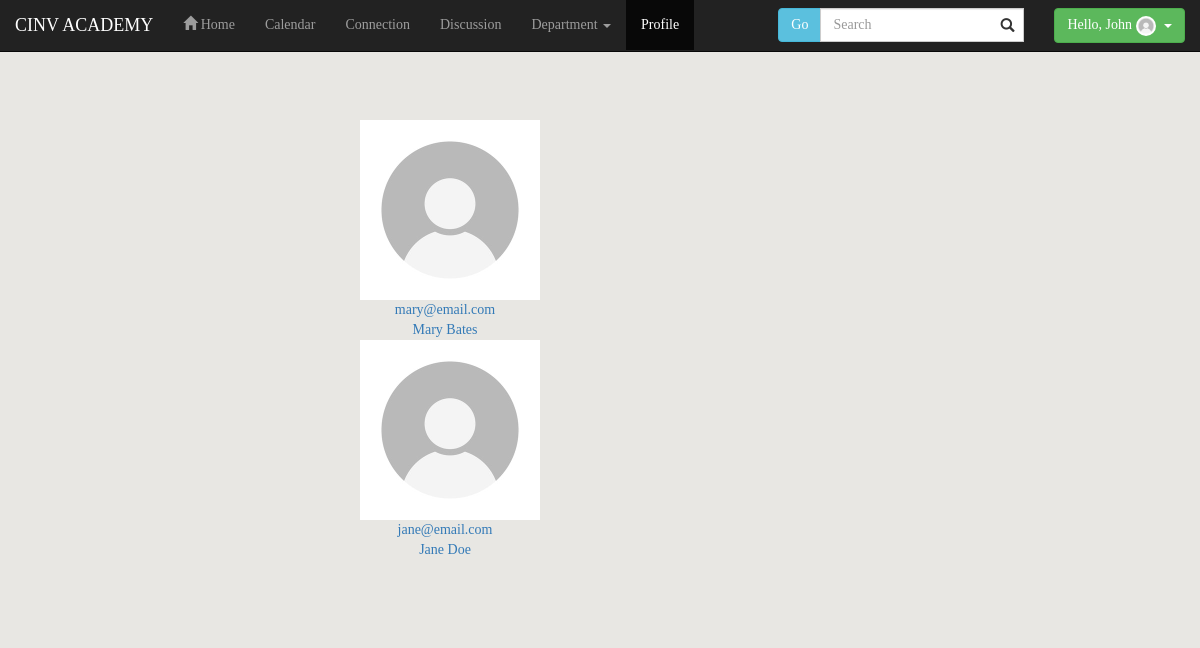
/users.php (signed in), run on the app's committed database.
### tables this page shows
CREATE TABLE `users` (
  `id` int(11) NOT NULL,
  `firstname` varchar(30) NOT NULL,
  `lastname` varchar(30) NOT NULL,
  `email` varchar(100) NOT NULL,
  `image` varchar(1024) DEFAULT NULL,
  `password` varchar(255) NOT NULL,
  `idGroup` varchar(12) NOT NULL,
  `date` datetime NOT NULL
);

### functions.php (called while the page is built, shortened)
<?php
function db_query(string $query, array $data = array())
{
	$string = "mysql:hostname=localhost;dbname=cinv";
	$con = new PDO($string, 'root', '');
	$stm = $con->prepare($query);
	$check = $stm->execute($data);
	if($check)
	{
		$res = $stm->fetchAll(PDO::FETCH_ASSOC);
		if(is_array($res) && !empty($res))
		{
			return $res;
		}
	}
	return false;
}
function esc(string $str):string
{
	return htmlspecialchars($str);
}
function get_image($path = ''):string
{
	return './images/no-image.jpg';
}

### users.php (the view, shortened to what this page needs)
<?php
	require 'functions.php';
	$rows = db_query("select * from users where idGroup='Teacher'");
?>
<!DOCTYPE html>
<html>
<head>
	<link rel="stylesheet" type="text/css" href="./css/bootstrap.min.css">
	<link rel="stylesheet" type="text/css" href="./css/bootstrap-icons.css">
    <link href="css/bootstrap.min.css" rel="stylesheet">
    <link href="Styling.css" rel="stylesheet">
</head>
<body>
<body>
    <nav role="navigation" class="navbar navbar-inverse navbar-fixed-top">
      <div class="container-fluid">
        <div class="navbar-header">
          <a class="navbar-brand" href="student.php">
            CINV ACADEMY
          </a>
      </div>
      <div class="navbar-collapse collapse" id="navbarCollapse">
        <ul class="nav navbar-nav">
          <li>
            <a href="student.php">
            <span class="glyphicon glyphicon-home"> </span> Home</a>
          </li>
            <li>
            <a href="fullcalendar.php">
              Calendar
            </a>
          </li>
          <li>
            <a href="#">
              Connection
            </a>
          </li>
            <li>
            <a href="./discussion.php">
              Discussion
            </a>
          </li>
          <li>
              <a class="dropdown-toggle" type="button" data-toggle="dropdown">Department
                <span class="caret"></span></a>
          </li>
            <li class="active">
            <a href="profile.php">
              Profile
            </a>
          </li>
        </ul>
    <form class="navbar-form navbar-right">
            <a class="btn btn-success" type="button" data-toggle="dropdown">Hello, <?php echo $_SESSION["PROFILE"]['firstname'];?>
                <img src="<?= get_image($_SESSION['PROFILE']['image'])?>"
                    style="	margin-right:5px;
                    width: 20px;
                    height:20px;
                    object-fit:cover;
                    border-radius: 50%;" >
                <span class="caret"> </span>
            </a>
    </form>
        <form class="navbar-form navbar-right" role="search">
          <div class="input-group">
            <span class="input-group-btn">
              <button type="submit" class="btn btn-info">
                Go
              </button>
            </span>
            <input type="text" id="search" class="form-control" placeholder="Search">
          </div>
        </form>
  </div>
  </div>
  </nav>
	<div class="row" style="font-family: 'Vollkorn', serif;
		padding-top: 10%;
		padding-left: 30%;
		padding-bottom: 5%;
		max-width: 100%;
		width: auto;">
	<?php if(!empty($rows)):?>
		<?php foreach($rows as $row):?>
			<div class="col-2 border rounded mx-auto mt-5 p-2 shadow-lg" style="width:200px;">
				<a href="profile.php?id=<?=$row['id']?>">
					<div class="col-md-12 text-center">
						<img src="<?=get_image($row['image'])?>" class="img-fluid rounded" style="width: 180px;height:180px;object-fit: cover;">
						<div>
						 	<div><?=esc($row['email'])?></div>
						 	<div><?=esc($row['firstname'])?> <?=esc($row['lastname'])?></div>
						</div>
					</div>
				</a>
			</div>
		<?php endforeach;?>
	<?php endif;?>
	</div>
</body>
</html>

### Styling.css (style rules this page uses)
body { font-family: 'Vollkorn', serif; }

### users.php (style rules this page uses)
body { background-image: url('images/plainBackground.png'); background-repeat: no-repeat; background-attachment: fixed; background-size: cover; }

### data on the page
users: email "mary@email.com", firstname "Mary", lastname "Bates"
users: email "jane@email.com", firstname "Jane", lastname "Doe"

### other printed values
$_SESSION["PROFILE"]['firstname'] "John"
